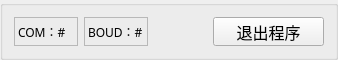
   <widget class="QGroupBox" name="bottomGB">
    <property name="enabled">
     <bool>true</bool>
    </property>
    <property name="geometry">
     <rect>
      <x>750</x>
      <y>560</y>
      <width>338</width>
      <height>51</height>
     </rect>
    </property>
    <property name="maximumSize">
     <size>
      <width>476</width>
      <height>69</height>
     </size>
    </property>
    <property name="layoutDirection">
     <enum>Qt::LeftToRight</enum>
    </property>
    <property name="title">
     <string/>
    </property>
    <property name="alignment">
     <set>Qt::AlignRight|Qt::AlignTrailing|Qt::AlignVCenter</set>
    </property>
    <layout class="QHBoxLayout" name="bottomLayout">
     <item>
      <widget class="QLabel" name="comLabel">
       <property name="minimumSize">
        <size>
         <width>64</width>
         <height>29</height>
        </size>
       </property>
       <property name="maximumSize">
        <size>
         <width>64</width>
         <height>29</height>
        </size>
       </property>
       <property name="baseSize">
        <size>
         <width>64</width>
         <height>0</height>
        </size>
       </property>
       <property name="font">
        <font>
         <family>微软雅黑</family>
        </font>
       </property>
       <property name="frameShape">
        <enum>QFrame::StyledPanel</enum>
       </property>
       <property name="frameShadow">
        <enum>QFrame::Sunken</enum>
       </property>
       <property name="text">
        <string>COM：#</string>
       </property>
      </widget>
     </item>
     <item>
      <widget class="QLabel" name="baudLabel">
       <property name="minimumSize">
        <size>
         <width>64</width>
         <height>29</height>
        </size>
       </property>
       <property name="maximumSize">
        <size>
         <width>64</width>
         <height>29</height>
        </size>
       </property>
       <property name="font">
        <font>
         <family>微软雅黑</family>
         <pointsize>9</pointsize>
         <weight>50</weight>
         <bold>false</bold>
        </font>
       </property>
       <property name="frameShape">
        <enum>QFrame::StyledPanel</enum>
       </property>
       <property name="frameShadow">
        <enum>QFrame::Sunken</enum>
       </property>
       <property name="text">
        <string>BOUD：#</string>
       </property>
       <property name="textFormat">
        <enum>Qt::PlainText</enum>
       </property>
      </widget>
     </item>
     <item>
      <spacer name="spacer">
       <property name="orientation">
        <enum>Qt::Horizontal</enum>
       </property>
       <property name="sizeHint" stdset="0">
        <size>
         <width>40</width>
         <height>20</height>
        </size>
       </property>
      </spacer>
     </item>
     <item>
      <widget class="QPushButton" name="exitButton">
       <property name="minimumSize">
        <size>
         <width>111</width>
         <height>29</height>
        </size>
       </property>
       <property name="maximumSize">
        <size>
         <width>111</width>
         <height>29</height>
        </size>
       </property>
       <property name="font">
        <font>
         <family>微软雅黑</family>
         <pointsize>12</pointsize>
        </font>
       </property>
       <property name="statusTip">
        <string>Exit the application</string>
       </property>
       <property name="text">
        <string>退出程序</string>
       </property>
       <property name="icon">
        <iconset>
         <normaloff>images/exit.png</normaloff>images/exit.png</iconset>
       </property>
      </widget>
     </item>
    </layout>
   </widget>
